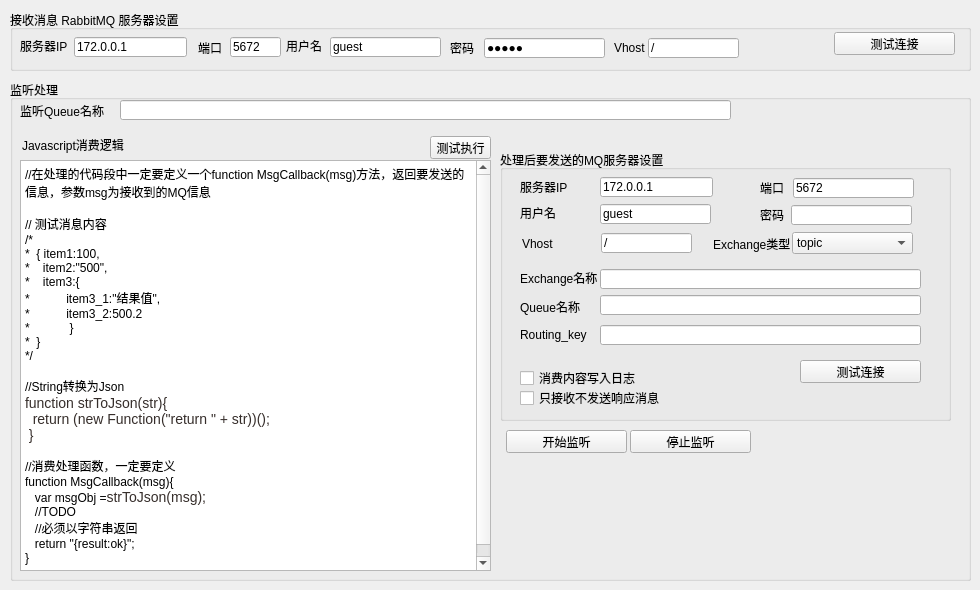
    <widget class="QWidget" name="tab_recv">
     <attribute name="title">
      <string>消费</string>
     </attribute>
     <widget class="QGroupBox" name="groupBox_2">
      <property name="geometry">
       <rect>
        <x>10</x>
        <y>10</y>
        <width>961</width>
        <height>61</height>
       </rect>
      </property>
      <property name="title">
       <string>接收消息 RabbitMQ 服务器设置</string>
      </property>
      <widget class="QLabel" name="label_16">
       <property name="geometry">
        <rect>
         <x>10</x>
         <y>30</y>
         <width>54</width>
         <height>12</height>
        </rect>
       </property>
       <property name="text">
        <string>服务器IP</string>
       </property>
      </widget>
      <widget class="QLabel" name="label_17">
       <property name="geometry">
        <rect>
         <x>188</x>
         <y>30</y>
         <width>31</width>
         <height>16</height>
        </rect>
       </property>
       <property name="text">
        <string>端口</string>
       </property>
      </widget>
      <widget class="QLabel" name="label_18">
       <property name="geometry">
        <rect>
         <x>276</x>
         <y>30</y>
         <width>54</width>
         <height>12</height>
        </rect>
       </property>
       <property name="text">
        <string>用户名</string>
       </property>
      </widget>
      <widget class="QLabel" name="label_19">
       <property name="geometry">
        <rect>
         <x>440</x>
         <y>30</y>
         <width>31</width>
         <height>16</height>
        </rect>
       </property>
       <property name="text">
        <string>密码</string>
       </property>
      </widget>
      <widget class="QLineEdit" name="cs_serverEdt">
       <property name="geometry">
        <rect>
         <x>64</x>
         <y>27</y>
         <width>113</width>
         <height>20</height>
        </rect>
       </property>
       <property name="text">
        <string>172.0.0.1</string>
       </property>
       <property name="maxLength">
        <number>50</number>
       </property>
      </widget>
      <widget class="QLineEdit" name="cs_portEdt">
       <property name="geometry">
        <rect>
         <x>220</x>
         <y>27</y>
         <width>51</width>
         <height>20</height>
        </rect>
       </property>
       <property name="text">
        <string>5672</string>
       </property>
       <property name="maxLength">
        <number>20</number>
       </property>
      </widget>
      <widget class="QLineEdit" name="cs_unameEdt">
       <property name="geometry">
        <rect>
         <x>320</x>
         <y>27</y>
         <width>111</width>
         <height>20</height>
        </rect>
       </property>
       <property name="text">
        <string>guest</string>
       </property>
       <property name="maxLength">
        <number>20</number>
       </property>
      </widget>
      <widget class="QLineEdit" name="cs_passEdt">
       <property name="geometry">
        <rect>
         <x>474</x>
         <y>28</y>
         <width>121</width>
         <height>20</height>
        </rect>
       </property>
       <property name="inputMask">
        <string/>
       </property>
       <property name="text">
        <string>guest</string>
       </property>
       <property name="maxLength">
        <number>20</number>
       </property>
       <property name="echoMode">
        <enum>QLineEdit::Password</enum>
       </property>
      </widget>
      <widget class="QPushButton" name="cs_connectBtn">
       <property name="geometry">
        <rect>
         <x>824</x>
         <y>22</y>
         <width>121</width>
         <height>23</height>
        </rect>
       </property>
       <property name="text">
        <string>测试连接</string>
       </property>
      </widget>
      <widget class="QLabel" name="label_20">
       <property name="geometry">
        <rect>
         <x>604</x>
         <y>30</y>
         <width>31</width>
         <height>16</height>
        </rect>
       </property>
       <property name="text">
        <string>Vhost</string>
       </property>
      </widget>
      <widget class="QLineEdit" name="cs_VhostEdt">
       <property name="geometry">
        <rect>
         <x>638</x>
         <y>28</y>
         <width>91</width>
         <height>20</height>
        </rect>
       </property>
       <property name="text">
        <string>/</string>
       </property>
       <property name="maxLength">
        <number>20</number>
       </property>
      </widget>
     </widget>
     <widget class="QGroupBox" name="groupBox_3">
      <property name="geometry">
       <rect>
        <x>10</x>
        <y>80</y>
        <width>961</width>
        <height>501</height>
       </rect>
      </property>
      <property name="title">
       <string>监听处理</string>
      </property>
      <widget class="QLabel" name="label_21">
       <property name="geometry">
        <rect>
         <x>10</x>
         <y>23</y>
         <width>101</width>
         <height>16</height>
        </rect>
       </property>
       <property name="text">
        <string>监听Queue名称</string>
       </property>
      </widget>
      <widget class="QLineEdit" name="sc_queue_edt">
       <property name="geometry">
        <rect>
         <x>110</x>
         <y>20</y>
         <width>611</width>
         <height>20</height>
        </rect>
       </property>
       <property name="text">
        <string/>
       </property>
      </widget>
      <widget class="QPushButton" name="cs_startListenBtn">
       <property name="geometry">
        <rect>
         <x>496</x>
         <y>350</y>
         <width>121</width>
         <height>23</height>
        </rect>
       </property>
       <property name="text">
        <string>开始监听</string>
       </property>
      </widget>
      <widget class="QPushButton" name="cs_stopListenBtn">
       <property name="geometry">
        <rect>
         <x>620</x>
         <y>350</y>
         <width>121</width>
         <height>23</height>
        </rect>
       </property>
       <property name="text">
        <string>停止监听</string>
       </property>
      </widget>
      <widget class="QTextEdit" name="sc_sendContentTxtEdt">
       <property name="geometry">
        <rect>
         <x>10</x>
         <y>80</y>
         <width>471</width>
         <height>411</height>
        </rect>
       </property>
       <property name="html">
        <string>&lt;!DOCTYPE HTML PUBLIC &quot;-//W3C//DTD HTML 4.0//EN&quot; &quot;http://www.w3.org/TR/REC-html40/strict.dtd&quot;&gt;
&lt;html&gt;&lt;head&gt;&lt;meta name=&quot;qrichtext&quot; content=&quot;1&quot; /&gt;&lt;style type=&quot;text/css&quot;&gt;
p, li { white-space: pre-wrap; }
&lt;/style&gt;&lt;/head&gt;&lt;body style=&quot; font-family:'SimSun'; font-size:9pt; font-weight:400; font-style:normal;&quot;&gt;
&lt;p style=&quot; margin-top:0px; margin-bottom:0px; margin-left:0px; margin-right:0px; -qt-block-indent:0; text-indent:0px;&quot;&gt;//在处理的代码段中一定要定义一个function MsgCallback(msg)方法，返回要发送的信息，参数msg为接收到的MQ信息&lt;/p&gt;
&lt;p style=&quot;-qt-paragraph-type:empty; margin-top:0px; margin-bottom:0px; margin-left:0px; margin-right:0px; -qt-block-indent:0; text-indent:0px;&quot;&gt;&lt;br /&gt;&lt;/p&gt;
&lt;p style=&quot; margin-top:0px; margin-bottom:0px; margin-left:0px; margin-right:0px; -qt-block-indent:0; text-indent:0px;&quot;&gt;// 测试消息内容&lt;/p&gt;
&lt;p style=&quot; margin-top:0px; margin-bottom:0px; margin-left:0px; margin-right:0px; -qt-block-indent:0; text-indent:0px;&quot;&gt;/*&lt;/p&gt;
&lt;p style=&quot; margin-top:0px; margin-bottom:0px; margin-left:0px; margin-right:0px; -qt-block-indent:0; text-indent:0px;&quot;&gt;*  { item1:100,&lt;/p&gt;
&lt;p style=&quot; margin-top:0px; margin-bottom:0px; margin-left:0px; margin-right:0px; -qt-block-indent:0; text-indent:0px;&quot;&gt;*    item2:&amp;quot;500&amp;quot;,&lt;/p&gt;
&lt;p style=&quot; margin-top:0px; margin-bottom:0px; margin-left:0px; margin-right:0px; -qt-block-indent:0; text-indent:0px;&quot;&gt;*    item3:{&lt;/p&gt;
&lt;p style=&quot; margin-top:0px; margin-bottom:0px; margin-left:0px; margin-right:0px; -qt-block-indent:0; text-indent:0px;&quot;&gt;*           item3_1:&amp;quot;结果值&amp;quot;,&lt;/p&gt;
&lt;p style=&quot; margin-top:0px; margin-bottom:0px; margin-left:0px; margin-right:0px; -qt-block-indent:0; text-indent:0px;&quot;&gt;*           item3_2:500.2&lt;/p&gt;
&lt;p style=&quot; margin-top:0px; margin-bottom:0px; margin-left:0px; margin-right:0px; -qt-block-indent:0; text-indent:0px;&quot;&gt;*            }  &lt;/p&gt;
&lt;p style=&quot; margin-top:0px; margin-bottom:0px; margin-left:0px; margin-right:0px; -qt-block-indent:0; text-indent:0px;&quot;&gt;*  }&lt;/p&gt;
&lt;p style=&quot; margin-top:0px; margin-bottom:0px; margin-left:0px; margin-right:0px; -qt-block-indent:0; text-indent:0px;&quot;&gt;*/&lt;/p&gt;
&lt;p style=&quot;-qt-paragraph-type:empty; margin-top:0px; margin-bottom:0px; margin-left:0px; margin-right:0px; -qt-block-indent:0; text-indent:0px;&quot;&gt;&lt;br /&gt;&lt;/p&gt;
&lt;p style=&quot; margin-top:0px; margin-bottom:0px; margin-left:0px; margin-right:0px; -qt-block-indent:0; text-indent:0px;&quot;&gt;//String转换为Json&lt;/p&gt;
&lt;p style=&quot; margin-top:0px; margin-bottom:0px; margin-left:0px; margin-right:0px; -qt-block-indent:0; text-indent:0px;&quot;&gt;&lt;span style=&quot; font-family:'Arial'; font-size:14px; color:#362e2b; background-color:#ffffff;&quot;&gt;function strToJson(str){ &lt;/span&gt;&lt;span style=&quot; font-family:'Arial,Tahoma,Verdana,sans-serif'; font-size:14px; color:#333333; background-color:#ffffff;&quot;&gt; &lt;/span&gt;&lt;/p&gt;
&lt;p style=&quot; margin-top:0px; margin-bottom:0px; margin-left:0px; margin-right:0px; -qt-block-indent:0; text-indent:0px;&quot;&gt;&lt;span style=&quot; font-family:'Arial'; font-size:14px; color:#362e2b; background-color:#ffffff;&quot;&gt;  return (new Function(&amp;quot;return &amp;quot; + str))(); &lt;/span&gt;&lt;/p&gt;
&lt;p style=&quot; margin-top:0px; margin-bottom:0px; margin-left:0px; margin-right:0px; -qt-block-indent:0; text-indent:0px;&quot;&gt;&lt;span style=&quot; font-family:'Arial,Tahoma,Verdana,sans-serif'; font-size:14px; color:#333333; background-color:#ffffff;&quot;&gt; &lt;/span&gt;&lt;span style=&quot; font-family:'Arial'; font-size:14px; color:#362e2b; background-color:#ffffff;&quot;&gt;} &lt;/span&gt;&lt;/p&gt;
&lt;p style=&quot;-qt-paragraph-type:empty; margin-top:0px; margin-bottom:0px; margin-left:0px; margin-right:0px; -qt-block-indent:0; text-indent:0px;&quot;&gt;&lt;br /&gt;&lt;/p&gt;
&lt;p style=&quot; margin-top:0px; margin-bottom:0px; margin-left:0px; margin-right:0px; -qt-block-indent:0; text-indent:0px;&quot;&gt;//消费处理函数，一定要定义&lt;/p&gt;
&lt;p style=&quot; margin-top:0px; margin-bottom:0px; margin-left:0px; margin-right:0px; -qt-block-indent:0; text-indent:0px;&quot;&gt;function MsgCallback(msg){&lt;/p&gt;
&lt;p style=&quot; margin-top:0px; margin-bottom:0px; margin-left:0px; margin-right:0px; -qt-block-indent:0; text-indent:0px;&quot;&gt;   var msgObj =&lt;span style=&quot; font-family:'Arial'; font-size:14px; color:#362e2b; background-color:#ffffff;&quot;&gt;strToJson(msg);&lt;/span&gt;&lt;/p&gt;
&lt;p style=&quot; margin-top:0px; margin-bottom:0px; margin-left:0px; margin-right:0px; -qt-block-indent:0; text-indent:0px;&quot;&gt;   //TODO&lt;/p&gt;
&lt;p style=&quot; margin-top:0px; margin-bottom:0px; margin-left:0px; margin-right:0px; -qt-block-indent:0; text-indent:0px;&quot;&gt;   //必须以字符串返回&lt;/p&gt;
&lt;p style=&quot; margin-top:0px; margin-bottom:0px; margin-left:0px; margin-right:0px; -qt-block-indent:0; text-indent:0px;&quot;&gt;   return &amp;quot;{result:ok}&amp;quot;;&lt;/p&gt;
&lt;p style=&quot; margin-top:0px; margin-bottom:0px; margin-left:0px; margin-right:0px; -qt-block-indent:0; text-indent:0px;&quot;&gt;}&lt;/p&gt;
&lt;p style=&quot;-qt-paragraph-type:empty; margin-top:0px; margin-bottom:0px; margin-left:0px; margin-right:0px; -qt-block-indent:0; text-indent:0px;&quot;&gt;&lt;br /&gt;&lt;/p&gt;&lt;/body&gt;&lt;/html&gt;</string>
       </property>
      </widget>
      <widget class="QPushButton" name="testJsExecBtn">
       <property name="geometry">
        <rect>
         <x>420</x>
         <y>56</y>
         <width>61</width>
         <height>23</height>
        </rect>
       </property>
       <property name="text">
        <string>测试执行</string>
       </property>
      </widget>
      <widget class="QLabel" name="label_23">
       <property name="geometry">
        <rect>
         <x>12</x>
         <y>55</y>
         <width>391</width>
         <height>20</height>
        </rect>
       </property>
       <property name="text">
        <string>Javascript消费逻辑</string>
       </property>
      </widget>
      <widget class="QGroupBox" name="groupBox_4">
       <property name="geometry">
        <rect>
         <x>490</x>
         <y>70</y>
         <width>451</width>
         <height>271</height>
        </rect>
       </property>
       <property name="title">
        <string>处理后要发送的MQ服务器设置</string>
       </property>
       <widget class="QLineEdit" name="cs_send_passEdt">
        <property name="geometry">
         <rect>
          <x>291</x>
          <y>55</y>
          <width>121</width>
          <height>20</height>
         </rect>
        </property>
        <property name="text">
         <string/>
        </property>
        <property name="maxLength">
         <number>100</number>
        </property>
        <property name="echoMode">
         <enum>QLineEdit::Password</enum>
        </property>
       </widget>
       <widget class="QLabel" name="label_24">
        <property name="geometry">
         <rect>
          <x>20</x>
          <y>149</y>
          <width>61</width>
          <height>16</height>
         </rect>
        </property>
        <property name="text">
         <string>Queue名称</string>
        </property>
       </widget>
       <widget class="QLineEdit" name="cs_send_QueueEdt">
        <property name="geometry">
         <rect>
          <x>100</x>
          <y>145</y>
          <width>321</width>
          <height>20</height>
         </rect>
        </property>
        <property name="text">
         <string/>
        </property>
        <property name="maxLength">
         <number>100</number>
        </property>
       </widget>
       <widget class="QComboBox" name="cs_send_exchangeType_cmb">
        <property name="geometry">
         <rect>
          <x>292</x>
          <y>82</y>
          <width>121</width>
          <height>22</height>
         </rect>
        </property>
        <item>
         <property name="text">
          <string>topic</string>
         </property>
        </item>
        <item>
         <property name="text">
          <string>direct</string>
         </property>
        </item>
        <item>
         <property name="text">
          <string>fanout</string>
         </property>
        </item>
       </widget>
       <widget class="QLineEdit" name="cs_send_RtKeyEdt">
        <property name="geometry">
         <rect>
          <x>100</x>
          <y>175</y>
          <width>321</width>
          <height>20</height>
         </rect>
        </property>
        <property name="text">
         <string/>
        </property>
        <property name="maxLength">
         <number>100</number>
        </property>
       </widget>
       <widget class="QLabel" name="label_27">
        <property name="geometry">
         <rect>
          <x>20</x>
          <y>31</y>
          <width>54</width>
          <height>12</height>
         </rect>
        </property>
        <property name="text">
         <string>服务器IP</string>
        </property>
       </widget>
       <widget class="QLineEdit" name="cs_send_unameEdt">
        <property name="geometry">
         <rect>
          <x>100</x>
          <y>54</y>
          <width>111</width>
          <height>20</height>
         </rect>
        </property>
        <property name="text">
         <string>guest</string>
        </property>
        <property name="maxLength">
         <number>50</number>
        </property>
       </widget>
       <widget class="QLineEdit" name="cs_send_serverEdt">
        <property name="geometry">
         <rect>
          <x>100</x>
          <y>27</y>
          <width>113</width>
          <height>20</height>
         </rect>
        </property>
        <property name="text">
         <string>172.0.0.1</string>
        </property>
        <property name="maxLength">
         <number>50</number>
        </property>
       </widget>
       <widget class="QLabel" name="label_29">
        <property name="geometry">
         <rect>
          <x>20</x>
          <y>57</y>
          <width>54</width>
          <height>12</height>
         </rect>
        </property>
        <property name="text">
         <string>用户名</string>
        </property>
       </widget>
       <widget class="QLabel" name="label_26">
        <property name="geometry">
         <rect>
          <x>20</x>
          <y>177</y>
          <width>81</width>
          <height>16</height>
         </rect>
        </property>
        <property name="text">
         <string>Routing_key</string>
        </property>
       </widget>
       <widget class="QLineEdit" name="cs_send_VhostEdt">
        <property name="geometry">
         <rect>
          <x>101</x>
          <y>83</y>
          <width>91</width>
          <height>20</height>
         </rect>
        </property>
        <property name="text">
         <string>/</string>
        </property>
        <property name="maxLength">
         <number>50</number>
        </property>
       </widget>
       <widget class="QLabel" name="label_33">
        <property name="geometry">
         <rect>
          <x>213</x>
          <y>86</y>
          <width>81</width>
          <height>16</height>
         </rect>
        </property>
        <property name="text">
         <string>Exchange类型</string>
        </property>
       </widget>
       <widget class="QLabel" name="label_30">
        <property name="geometry">
         <rect>
          <x>260</x>
          <y>57</y>
          <width>31</width>
          <height>16</height>
         </rect>
        </property>
        <property name="text">
         <string>密码</string>
        </property>
       </widget>
       <widget class="QLineEdit" name="cs_send_portEdt">
        <property name="geometry">
         <rect>
          <x>293</x>
          <y>28</y>
          <width>121</width>
          <height>20</height>
         </rect>
        </property>
        <property name="text">
         <string>5672</string>
        </property>
        <property name="maxLength">
         <number>100</number>
        </property>
       </widget>
       <widget class="QPushButton" name="cs_test_connectBtn">
        <property name="geometry">
         <rect>
          <x>300</x>
          <y>210</y>
          <width>121</width>
          <height>23</height>
         </rect>
        </property>
        <property name="text">
         <string>测试连接</string>
        </property>
       </widget>
       <widget class="QLabel" name="label_31">
        <property name="geometry">
         <rect>
          <x>22</x>
          <y>86</y>
          <width>31</width>
          <height>16</height>
         </rect>
        </property>
        <property name="text">
         <string>Vhost</string>
        </property>
       </widget>
       <widget class="QLabel" name="label_25">
        <property name="geometry">
         <rect>
          <x>20</x>
          <y>120</y>
          <width>81</width>
          <height>16</height>
         </rect>
        </property>
        <property name="text">
         <string>Exchange名称</string>
        </property>
       </widget>
       <widget class="QLineEdit" name="cs_send_exchageNameEdt">
        <property name="geometry">
         <rect>
          <x>100</x>
          <y>119</y>
          <width>321</width>
          <height>20</height>
         </rect>
        </property>
        <property name="text">
         <string/>
        </property>
        <property name="maxLength">
         <number>100</number>
        </property>
       </widget>
       <widget class="QLabel" name="label_28">
        <property name="geometry">
         <rect>
          <x>260</x>
          <y>30</y>
          <width>31</width>
          <height>16</height>
         </rect>
        </property>
        <property name="text">
         <string>端口</string>
        </property>
       </widget>
       <widget class="QCheckBox" name="recvLogChk">
        <property name="geometry">
         <rect>
          <x>20</x>
          <y>220</y>
          <width>241</width>
          <height>16</height>
         </rect>
        </property>
        <property name="text">
         <string>消费内容写入日志</string>
        </property>
       </widget>
       <widget class="QCheckBox" name="onrecvMsgChk">
        <property name="geometry">
         <rect>
          <x>20</x>
          <y>240</y>
          <width>241</width>
          <height>16</height>
         </rect>
        </property>
        <property name="text">
         <string>只接收不发送响应消息</string>
        </property>
       </widget>
      </widget>
     </widget>
    </widget>
